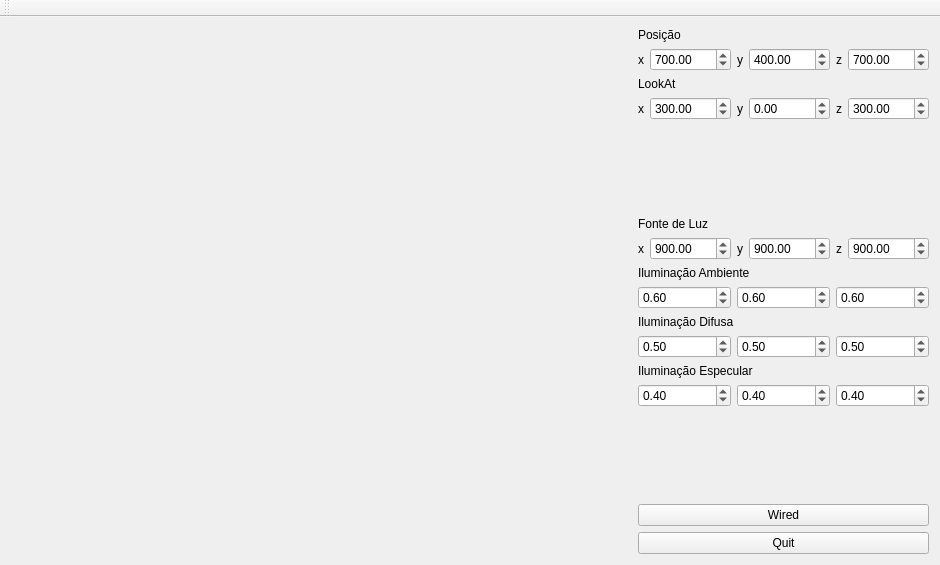
<?xml version="1.0" encoding="UTF-8"?>
<ui version="4.0">
 <class>MainWindow</class>
 <widget class="QMainWindow" name="MainWindow">
  <property name="geometry">
   <rect>
    <x>0</x>
    <y>0</y>
    <width>940</width>
    <height>565</height>
   </rect>
  </property>
  <property name="minimumSize">
   <size>
    <width>400</width>
    <height>400</height>
   </size>
  </property>
  <property name="windowTitle">
   <string>MainWindow</string>
  </property>
  <widget class="QWidget" name="centralWidget">
   <layout class="QHBoxLayout" name="horizontalLayout">
    <item>
     <widget class="GLWidget" name="GLwidget" native="true">
      <property name="sizePolicy">
       <sizepolicy hsizetype="Expanding" vsizetype="Preferred">
        <horstretch>0</horstretch>
        <verstretch>0</verstretch>
       </sizepolicy>
      </property>
      <zorder>verticalSpacer</zorder>
      <zorder></zorder>
      <zorder></zorder>
     </widget>
    </item>
    <item>
     <layout class="QVBoxLayout" name="verticalLayout_2">
      <item>
       <layout class="QVBoxLayout" name="verticalLayout">
        <item>
         <widget class="QLabel" name="label">
          <property name="text">
           <string>Posição</string>
          </property>
         </widget>
        </item>
        <item>
         <layout class="QHBoxLayout" name="horizontalLayout_2">
          <item>
           <widget class="QLabel" name="label_2">
            <property name="text">
             <string>x</string>
            </property>
           </widget>
          </item>
          <item>
           <widget class="QDoubleSpinBox" name="Obx">
            <property name="minimum">
             <double>-99999.000000000000000</double>
            </property>
            <property name="maximum">
             <double>99999.000000000000000</double>
            </property>
            <property name="value">
             <double>700.000000000000000</double>
            </property>
           </widget>
          </item>
          <item>
           <widget class="QLabel" name="label_3">
            <property name="text">
             <string>y</string>
            </property>
           </widget>
          </item>
          <item>
           <widget class="QDoubleSpinBox" name="Oby">
            <property name="minimum">
             <double>-99999.000000000000000</double>
            </property>
            <property name="maximum">
             <double>99999.000000000000000</double>
            </property>
            <property name="value">
             <double>400.000000000000000</double>
            </property>
           </widget>
          </item>
          <item>
           <widget class="QLabel" name="label_4">
            <property name="text">
             <string>z</string>
            </property>
           </widget>
          </item>
          <item>
           <widget class="QDoubleSpinBox" name="Obz">
            <property name="minimum">
             <double>-99999.000000000000000</double>
            </property>
            <property name="maximum">
             <double>99999.000000000000000</double>
            </property>
            <property name="value">
             <double>700.000000000000000</double>
            </property>
           </widget>
          </item>
         </layout>
        </item>
        <item>
         <widget class="QLabel" name="label_5">
          <property name="text">
           <string>LookAt</string>
          </property>
         </widget>
        </item>
        <item>
         <layout class="QHBoxLayout" name="horizontalLayout_3">
          <item>
           <widget class="QLabel" name="label_6">
            <property name="text">
             <string>x</string>
            </property>
           </widget>
          </item>
          <item>
           <widget class="QDoubleSpinBox" name="Lookx">
            <property name="minimum">
             <double>-99999.000000000000000</double>
            </property>
            <property name="maximum">
             <double>99999.000000000000000</double>
            </property>
            <property name="value">
             <double>300.000000000000000</double>
            </property>
           </widget>
          </item>
          <item>
           <widget class="QLabel" name="label_7">
            <property name="text">
             <string>y</string>
            </property>
           </widget>
          </item>
          <item>
           <widget class="QDoubleSpinBox" name="Looky">
            <property name="minimum">
             <double>-99999.000000000000000</double>
            </property>
            <property name="maximum">
             <double>99999.000000000000000</double>
            </property>
           </widget>
          </item>
          <item>
           <widget class="QLabel" name="label_8">
            <property name="text">
             <string>z</string>
            </property>
           </widget>
          </item>
          <item>
           <widget class="QDoubleSpinBox" name="Lookz">
            <property name="minimum">
             <double>-99999.000000000000000</double>
            </property>
            <property name="maximum">
             <double>99999.000000000000000</double>
            </property>
            <property name="value">
             <double>300.000000000000000</double>
            </property>
           </widget>
          </item>
         </layout>
        </item>
        <item>
         <spacer name="verticalSpacer_2">
          <property name="orientation">
           <enum>Qt::Vertical</enum>
          </property>
          <property name="sizeHint" stdset="0">
           <size>
            <width>20</width>
            <height>40</height>
           </size>
          </property>
         </spacer>
        </item>
        <item>
         <widget class="QLabel" name="label_12">
          <property name="text">
           <string>Fonte de Luz</string>
          </property>
         </widget>
        </item>
        <item>
         <layout class="QHBoxLayout" name="horizontalLayout_4">
          <item>
           <widget class="QLabel" name="label_11">
            <property name="text">
             <string>x</string>
            </property>
           </widget>
          </item>
          <item>
           <widget class="QDoubleSpinBox" name="FLx">
            <property name="minimum">
             <double>-99999.000000000000000</double>
            </property>
            <property name="maximum">
             <double>99999.000000000000000</double>
            </property>
            <property name="value">
             <double>900.000000000000000</double>
            </property>
           </widget>
          </item>
          <item>
           <widget class="QLabel" name="label_10">
            <property name="text">
             <string>y</string>
            </property>
           </widget>
          </item>
          <item>
           <widget class="QDoubleSpinBox" name="FLy">
            <property name="minimum">
             <double>-99999.000000000000000</double>
            </property>
            <property name="maximum">
             <double>99999.000000000000000</double>
            </property>
            <property name="value">
             <double>900.000000000000000</double>
            </property>
           </widget>
          </item>
          <item>
           <widget class="QLabel" name="label_9">
            <property name="text">
             <string>z</string>
            </property>
           </widget>
          </item>
          <item>
           <widget class="QDoubleSpinBox" name="FLz">
            <property name="minimum">
             <double>-99999.000000000000000</double>
            </property>
            <property name="maximum">
             <double>99999.000000000000000</double>
            </property>
            <property name="value">
             <double>900.000000000000000</double>
            </property>
           </widget>
          </item>
         </layout>
        </item>
        <item>
         <widget class="QLabel" name="label_13">
          <property name="text">
           <string>Iluminação Ambiente</string>
          </property>
         </widget>
        </item>
        <item>
         <layout class="QHBoxLayout" name="horizontalLayout_5">
          <item>
           <widget class="QDoubleSpinBox" name="ia1">
            <property name="maximum">
             <double>1.000000000000000</double>
            </property>
            <property name="value">
             <double>0.600000000000000</double>
            </property>
           </widget>
          </item>
          <item>
           <widget class="QDoubleSpinBox" name="ia2">
            <property name="maximum">
             <double>1.000000000000000</double>
            </property>
            <property name="value">
             <double>0.600000000000000</double>
            </property>
           </widget>
          </item>
          <item>
           <widget class="QDoubleSpinBox" name="ia3">
            <property name="maximum">
             <double>1.000000000000000</double>
            </property>
            <property name="value">
             <double>0.600000000000000</double>
            </property>
           </widget>
          </item>
         </layout>
        </item>
        <item>
         <widget class="QLabel" name="label_14">
          <property name="text">
           <string>Iluminação Difusa</string>
          </property>
         </widget>
        </item>
        <item>
         <layout class="QHBoxLayout" name="horizontalLayout_6">
          <item>
           <widget class="QDoubleSpinBox" name="id1">
            <property name="maximum">
             <double>1.000000000000000</double>
            </property>
            <property name="value">
             <double>0.500000000000000</double>
            </property>
           </widget>
          </item>
          <item>
           <widget class="QDoubleSpinBox" name="id2">
            <property name="maximum">
             <double>1.000000000000000</double>
            </property>
            <property name="value">
             <double>0.500000000000000</double>
            </property>
           </widget>
          </item>
          <item>
           <widget class="QDoubleSpinBox" name="id3">
            <property name="maximum">
             <double>1.000000000000000</double>
            </property>
            <property name="value">
             <double>0.500000000000000</double>
            </property>
           </widget>
          </item>
         </layout>
        </item>
        <item>
         <widget class="QLabel" name="label_15">
          <property name="text">
           <string>Iluminação Especular</string>
          </property>
         </widget>
        </item>
        <item>
         <layout class="QHBoxLayout" name="horizontalLayout_8">
          <item>
           <widget class="QDoubleSpinBox" name="ie1">
            <property name="maximum">
             <double>1.000000000000000</double>
            </property>
            <property name="value">
             <double>0.400000000000000</double>
            </property>
           </widget>
          </item>
          <item>
           <widget class="QDoubleSpinBox" name="ie2">
            <property name="maximum">
             <double>1.000000000000000</double>
            </property>
            <property name="value">
             <double>0.400000000000000</double>
            </property>
           </widget>
          </item>
          <item>
           <widget class="QDoubleSpinBox" name="ie3">
            <property name="maximum">
             <double>1.000000000000000</double>
            </property>
            <property name="value">
             <double>0.400000000000000</double>
            </property>
           </widget>
          </item>
         </layout>
        </item>
        <item>
         <spacer name="verticalSpacer">
          <property name="orientation">
           <enum>Qt::Vertical</enum>
          </property>
          <property name="sizeHint" stdset="0">
           <size>
            <width>20</width>
            <height>40</height>
           </size>
          </property>
         </spacer>
        </item>
        <item>
         <widget class="QPushButton" name="pushButton_2">
          <property name="text">
           <string>Wired</string>
          </property>
         </widget>
        </item>
       </layout>
      </item>
      <item>
       <widget class="QPushButton" name="pushButton">
        <property name="text">
         <string>Quit</string>
        </property>
       </widget>
      </item>
     </layout>
    </item>
   </layout>
  </widget>
  <widget class="QToolBar" name="mainToolBar">
   <attribute name="toolBarArea">
    <enum>TopToolBarArea</enum>
   </attribute>
   <attribute name="toolBarBreak">
    <bool>false</bool>
   </attribute>
  </widget>
 </widget>
 <layoutdefault spacing="6" margin="11"/>
 <customwidgets>
  <customwidget>
   <class>GLWidget</class>
   <extends>QWidget</extends>
   <header>glwidget.h</header>
   <container>1</container>
  </customwidget>
 </customwidgets>
 <resources/>
 <connections>
  <connection>
   <sender>pushButton</sender>
   <signal>released()</signal>
   <receiver>MainWindow</receiver>
   <slot>close()</slot>
   <hints>
    <hint type="sourcelabel">
     <x>929</x>
     <y>554</y>
    </hint>
    <hint type="destinationlabel">
     <x>406</x>
     <y>249</y>
    </hint>
   </hints>
  </connection>
  <connection>
   <sender>pushButton_2</sender>
   <signal>released()</signal>
   <receiver>MainWindow</receiver>
   <slot>wired()</slot>
   <hints>
    <hint type="sourcelabel">
     <x>766</x>
     <y>519</y>
    </hint>
    <hint type="destinationlabel">
     <x>751</x>
     <y>360</y>
    </hint>
   </hints>
  </connection>
 </connections>
 <slots>
  <slot>wired()</slot>
 </slots>
</ui>
